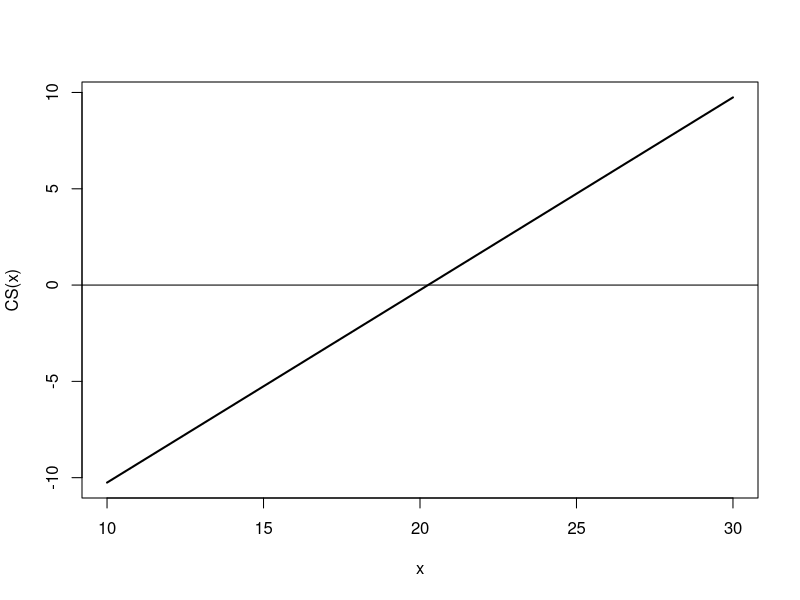
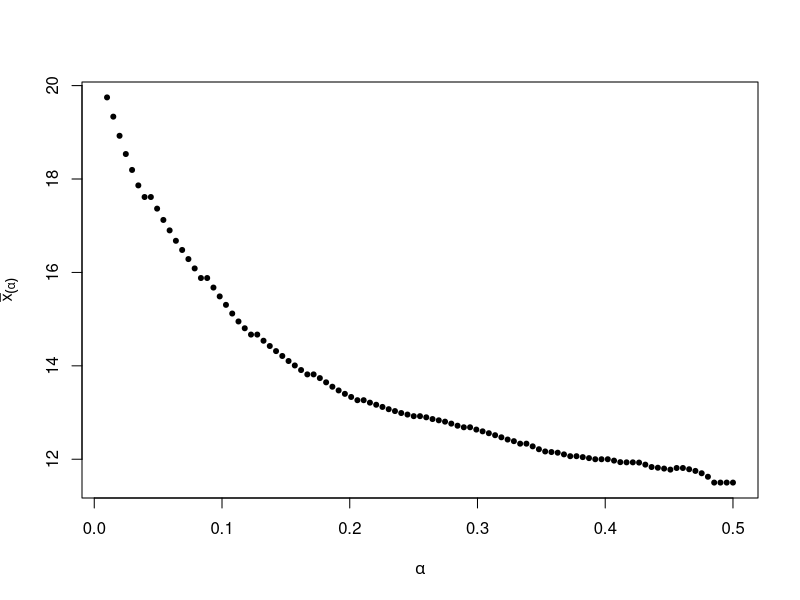
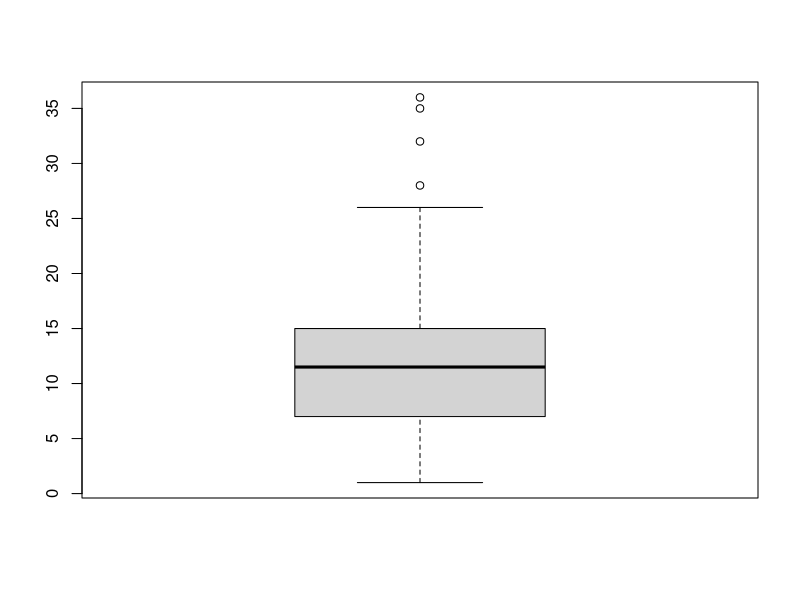
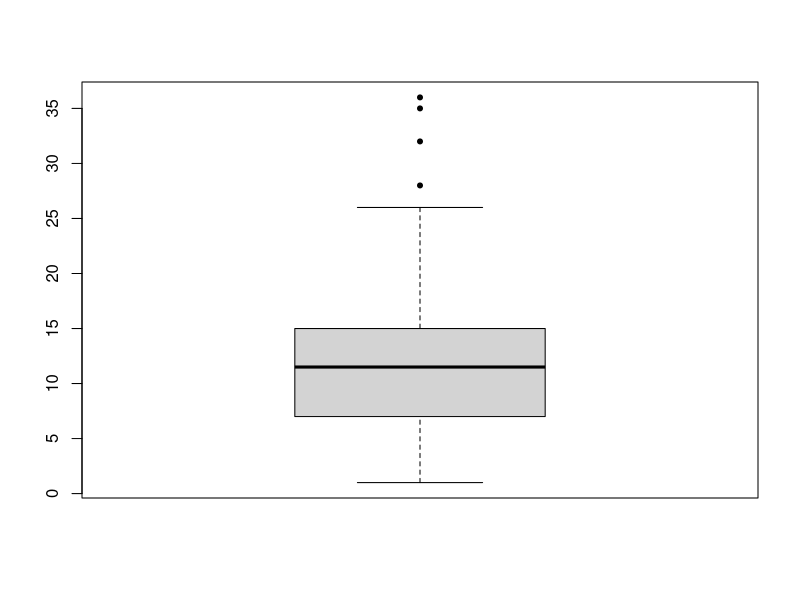
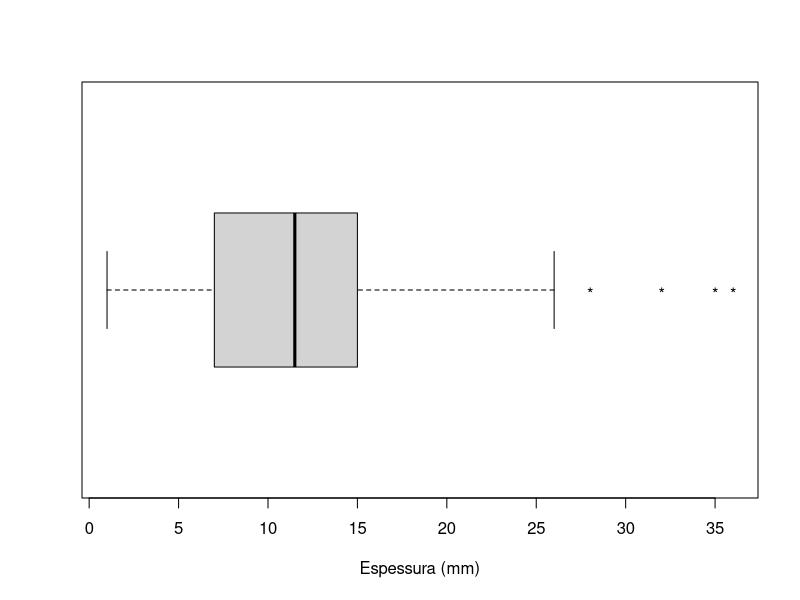
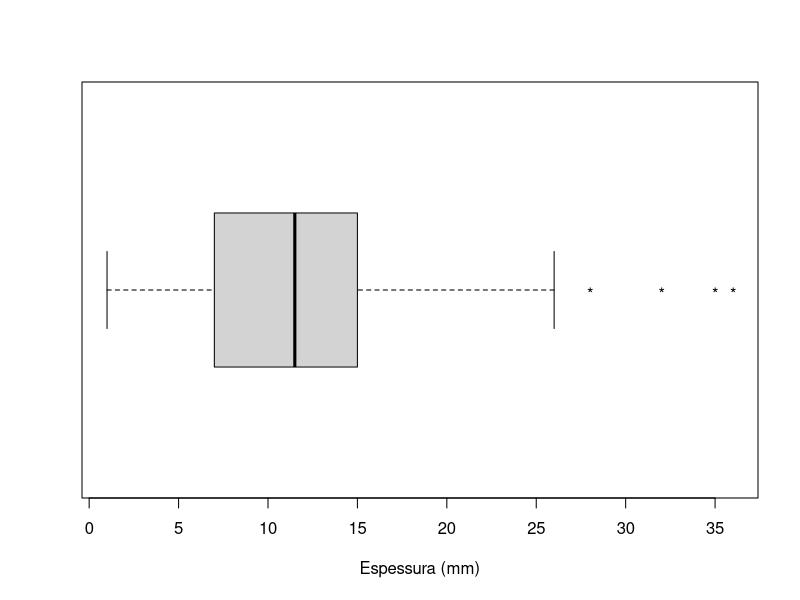

Write the R code that produced these figures, in order. (Note: this script raises an error after producing the figures.)
####################################################
### VISUALIZAÇÃO E EXPLORAÇÃO DE DADOS - SME0803 ###
### PROFA. JULIANA COBRE - ICMC/SUP ################
### PRÁTICA 5 (REFERENTE ÀS PARTES 6 a 8 ) #########
####################################################

# Este comando limpa o histórico das variáveis
rm(list = ls(all=TRUE))

library(boot)

names(cane)

# valores de n com coluna block = A
cane$n[cane$block=="A"]

# valores de n com coluna r >= 20
cane$n[cane$r>= 20]

# valores de n com colunas block = A E r >= 20 
cane$n[cane$block=="A" & cane$r>=20]

# valores de n com colunas block = A OU r >= 20 
cane$n[cane$block=="A" | cane$r>=20]

# o que fazem estes comandos? extrair uma ou mais colunas do banco de dados
cane[-1,]
cane[,-c(1,2)]

# Dados
x = cane$r
  
# Ordenar os dados
sort(x)

# ? Resp. Posicao dos dados ordenados com 
# relacao ao conj. original
order(x)

# Quantidade de dados
n = length(x)
n

##########################
### Medidas de posição ###
##########################

### Média
(xb = mean(x))

### Curva de sensibilidade da média
cs = function(x) { x - xb }
plot(cs, 10, 30, lwd = 2, ylab = "CS(x)")
abline(h=0)
#segments(xb, cs(0), xb, 0, lty = 2)
#segments(xb, 0, 0, 0, lty = 2)

### Média aparada
(xa5 = mean(x, trim = 0.05))
mean(x, trim = 0.1)

# gráfico da média aparada para diferentes alfas
xa = function(alfa){
  mapply(function(a0) 
    mean(x, trim = a0), alfa)
}

plot(xa, 0.01, 0.5, 
     xlab =expression(alpha),
     ylab = expression(bar(x)[(alpha)]), 
     type = "p", pch = 20)

### Média geométrica
#install.packages("psych")
library(psych)

xg = geometric.mean(x)

### Média harmônica
xh = harmonic.mean(x)

### Mediana
Md = median(x)
Md

### Separatrizes ou quantis
summary(x)  
quantile(x)
alfa = seq(0.1, 0.9, by = 0.1)
decis = quantile(x, probs = alfa)
decisSAS = quantile(x, probs = alfa, type = 3)

############################
### Medidas de dispersão ###
############################

### Amplitude
A = max(x) - min(x)
A

# ou
extremos = range(x)
(A = (extremos[2] - extremos[1]))

# ou
# usando o diff
diff(x)

A = diff(range(x))
A

# ou
A = diff(c(min(x), max(x)))
A

### Amplitude interquartil
dq = quantile(x,0.75, names = F) - quantile(x,0.25, names = F)
dq

# usando o diff
diff(quantile(x,c(0.25,0.75), names = F))

### desvio médio
d = x - mean(x)
sum(d)

### desvio absoluto médio
dm = sum(abs(d))/n

# ou 
dm = mean(abs(d))

# ou
dm = mean(abs(x - xb))
dm

### desvio absoluto mediano
MAD = median(abs(x - Md))
MAD

### Variância
s2 = var(x)
s2

# ou: na "raça"
s2 = (sum((x - mean(x))^2))/(n-1)
s2

# desvio padrão
s = sd(x)
s

### O que acontece quando n aumenta?
nn = 5000 # 100 500 5000
media = 20
desviopadrao = 2
dados = rnorm(nn,media,desviopadrao) 
dados

# dividido por n-1
var(dados)

# dividido por n
sum((dados - mean(dados))^2)/n
###

### Propriedade: a variância de um conjunto de 
# valores constantes eh zero
valores = rep(23,30)
valores

var(valores)

### Propriedade: somar ou subtrair um valor 
# constante a cada elemento nao altera a variância
y = x + 6 

var(x)
var(y)

### Propriedade: multiplicar cada elemento por um mesmo valor b
# altera a variância em b^2
w = x*3

var(w)
var(x)

var(x)*(3^2)

### Pergunta: O que podemos concluir sobre outras medidas de 
# dispersão?
max(x) - min(x)
max(y) - min(y)

quantile(x,0.75, names = F) - quantile(x,0.25, names = F)
quantile(y,0.75, names = F) - quantile(y,0.25, names = F)

### coeficiente de variação
(cv = sd(x) / abs(mean(x)))

### amplitude studentizada
As = A/s

### ou
(As = (max(x) - min(x)) / sd(x))

### ou
extremos = range(x)
(As = (extremos[2] - extremos[1]) / sd(x))


### Gráfico de caixas (Box plot)
boxplot(cane$x)
boxplot(cane$x, pch = 20)
boxplot(cane$x, pch = "*", horizontal = TRUE, xlab = "Espessura (mm)")

bx = boxplot(cane$x, plot = FALSE)
names(bx)
bx$stats
class(bx$stats)

summary(cane$x)

boxplot(cane$x, pch = "*", horizontal = TRUE, xlab = "Espessura (mm)")
identify(bx$out, rep(1, length(bx$out)), match(bx$out, cane$x))

#######################################
### Medidas de assimetria e curtose ###
#######################################
install.packages("e1071")
#library(moments): não usaremos este pacote, não o carreguem
library(e1071)


### Segundo coeficiente de assimetria de Pearson
ap2 = 3*(mean(cane$x) - median(cane$x))/sd(cane$x)
ap2

# momento amostral central com o pacote e1071
moment(cane$x, order = 2, center = TRUE)
#n = length(x)
(n/(n-1))*moment(cane$x, order = 2, center = TRUE)
var(cane$x)

# momento amostral não central com o pacote e1071
moment(cane$x, order = 2, center = FALSE)

### Coeficiente de assimetria de Fisher-Pearson
# "na raça"
moment(cane$x, order = 3, center = TRUE)/(moment(cane$x, order = 2, center = TRUE)^(1.5))
# ou 
skewness(cane$x, type = 1)

# ainda podemos calcular
skewness(cane$x, type = 2)
skewness(cane$x, type = 3)
?skewness

### Coeficiente percentílico de curtose
Kp = (quantile(cane$x,0.75, names = F) - 
        quantile(cane$x,0.25, names = F))/
  (2*(quantile(cane$x,0.9, names = F) - 
       quantile(cane$x,0.1, names = F)))
Kp

### Coeficiente momento de curtose
# "na raça"
Km = moment(cane$x, order = 4, center = TRUE)/(moment(cane$x, order = 2, center = TRUE)^2) - 3
Km
# ou
kurtosis(cane$x, type = 1) 

# ainda podemos calcular
kurtosis(cane$x, type = 2) 
kurtosis(cane$x, type = 3) 
kurtosis(cane$x) 
?kurtosis



